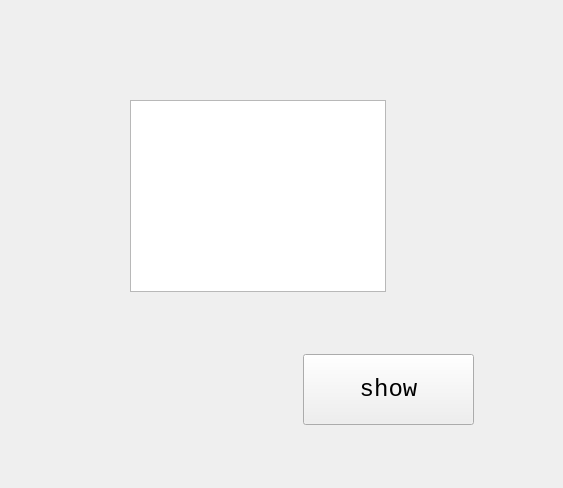
<?xml version="1.0" encoding="UTF-8"?>
<ui version="4.0">
 <class>Form</class>
 <widget class="QWidget" name="Form">
  <property name="geometry">
   <rect>
    <x>0</x>
    <y>0</y>
    <width>563</width>
    <height>488</height>
   </rect>
  </property>
  <property name="windowTitle">
   <string>Form</string>
  </property>
  <widget class="QPushButton" name="pushButton">
   <property name="geometry">
    <rect>
     <x>303</x>
     <y>354</y>
     <width>171</width>
     <height>71</height>
    </rect>
   </property>
   <property name="font">
    <font>
     <family>Consolas</family>
     <pointsize>18</pointsize>
    </font>
   </property>
   <property name="text">
    <string>show</string>
   </property>
  </widget>
  <widget class="QTextBrowser" name="textBrowser">
   <property name="geometry">
    <rect>
     <x>130</x>
     <y>100</y>
     <width>256</width>
     <height>192</height>
    </rect>
   </property>
  </widget>
 </widget>
 <resources/>
 <connections>
  <connection>
   <sender>pushButton</sender>
   <signal>clicked()</signal>
   <receiver>Form</receiver>
   <slot>showText()</slot>
   <hints>
    <hint type="sourcelabel">
     <x>397</x>
     <y>380</y>
    </hint>
    <hint type="destinationlabel">
     <x>429</x>
     <y>458</y>
    </hint>
   </hints>
  </connection>
 </connections>
 <slots>
  <slot>showText()</slot>
 </slots>
</ui>
